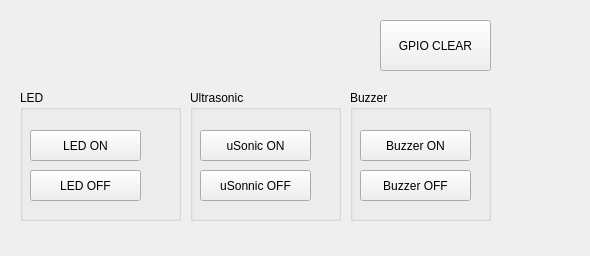
<?xml version="1.0" encoding="UTF-8"?>
<ui version="4.0">
 <class>Form</class>
 <widget class="QWidget" name="Form">
  <property name="geometry">
   <rect>
    <x>0</x>
    <y>0</y>
    <width>590</width>
    <height>256</height>
   </rect>
  </property>
  <property name="windowTitle">
   <string>Form</string>
  </property>
  <widget class="QGroupBox" name="groupBox">
   <property name="geometry">
    <rect>
     <x>20</x>
     <y>90</y>
     <width>161</width>
     <height>131</height>
    </rect>
   </property>
   <property name="title">
    <string>LED</string>
   </property>
   <widget class="QPushButton" name="btnLedOn">
    <property name="geometry">
     <rect>
      <x>10</x>
      <y>40</y>
      <width>111</width>
      <height>31</height>
     </rect>
    </property>
    <property name="text">
     <string>LED ON</string>
    </property>
   </widget>
   <widget class="QPushButton" name="btnLedOff">
    <property name="geometry">
     <rect>
      <x>10</x>
      <y>80</y>
      <width>111</width>
      <height>31</height>
     </rect>
    </property>
    <property name="text">
     <string>LED OFF</string>
    </property>
   </widget>
  </widget>
  <widget class="QGroupBox" name="groupBox_2">
   <property name="geometry">
    <rect>
     <x>190</x>
     <y>90</y>
     <width>151</width>
     <height>131</height>
    </rect>
   </property>
   <property name="title">
    <string>Ultrasonic</string>
   </property>
   <widget class="QPushButton" name="btnSonicOn">
    <property name="geometry">
     <rect>
      <x>10</x>
      <y>40</y>
      <width>111</width>
      <height>31</height>
     </rect>
    </property>
    <property name="text">
     <string>uSonic ON</string>
    </property>
   </widget>
   <widget class="QPushButton" name="btnSonicOff">
    <property name="geometry">
     <rect>
      <x>10</x>
      <y>80</y>
      <width>111</width>
      <height>31</height>
     </rect>
    </property>
    <property name="text">
     <string>uSonnic OFF</string>
    </property>
   </widget>
  </widget>
  <widget class="QGroupBox" name="groupBox_3">
   <property name="geometry">
    <rect>
     <x>350</x>
     <y>90</y>
     <width>141</width>
     <height>131</height>
    </rect>
   </property>
   <property name="title">
    <string>Buzzer</string>
   </property>
   <widget class="QPushButton" name="btnBuzOn">
    <property name="geometry">
     <rect>
      <x>10</x>
      <y>40</y>
      <width>111</width>
      <height>31</height>
     </rect>
    </property>
    <property name="text">
     <string>Buzzer ON</string>
    </property>
   </widget>
   <widget class="QPushButton" name="btnBuzOff">
    <property name="geometry">
     <rect>
      <x>10</x>
      <y>80</y>
      <width>111</width>
      <height>31</height>
     </rect>
    </property>
    <property name="text">
     <string>Buzzer OFF</string>
    </property>
   </widget>
  </widget>
  <widget class="QPushButton" name="btnGpioClear">
   <property name="geometry">
    <rect>
     <x>380</x>
     <y>20</y>
     <width>111</width>
     <height>51</height>
    </rect>
   </property>
   <property name="text">
    <string>GPIO CLEAR</string>
   </property>
  </widget>
 </widget>
 <resources/>
 <connections/>
</ui>
